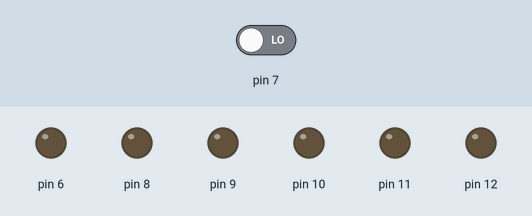
This sketch was run on a simulated Arduino Uno, built with avr-gcc and run on an emulated ATmega328P. Parts: output pins drawn as LEDs (lit = HIGH). The test bench sets the inputs (shaded band); at power-on: pin 7 LOW.

Above: at 1.2 s.
1.3 s: pin 7 driven HIGH
At 2.0 s:
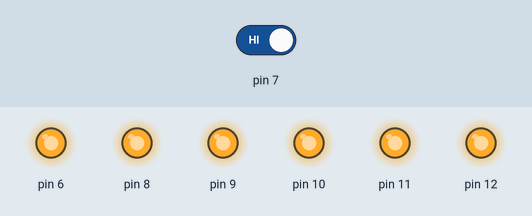
2.8 s: pin 7 driven LOW
At 3.2 s:
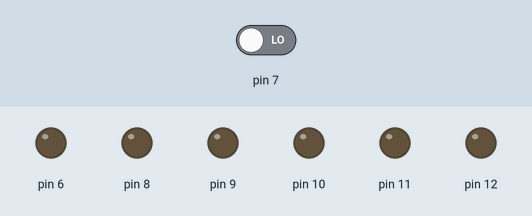
Timing chart, 0 to 5.8 s (numbered marks = the images above; inputs shaded):
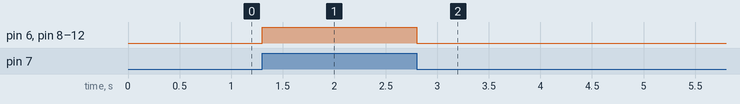

The sketch:

2.ino
```cpp
int buttonOn = 0;


void setup() {
  pinMode(12, OUTPUT);
  pinMode(11, OUTPUT);
  pinMode(10, OUTPUT);
  pinMode(9, OUTPUT);
  pinMode(8, OUTPUT);
  pinMode(6, OUTPUT);
  pinMode(7, INPUT);
}

void loop() {
  buttonOn = digitalRead(7);
  if (buttonOn == HIGH) {
    digitalWrite(12, HIGH);
    digitalWrite(11, HIGH);
    digitalWrite(10, HIGH);
    digitalWrite(9, HIGH);
    digitalWrite(8, HIGH);
    digitalWrite(6, HIGH);
}


  else {
    digitalWrite(12, LOW);
    digitalWrite(11, LOW);
    digitalWrite(10, LOW);
    digitalWrite(9, LOW);
    digitalWrite(8, LOW);
    digitalWrite(6, LOW);
  }
}
```

Measured:
- after the input at 1.3 s, pin 6, pin 8–12: LOW → HIGH at once
- after the input at 2.8 s, pin 6, pin 8–12: HIGH → LOW at once
